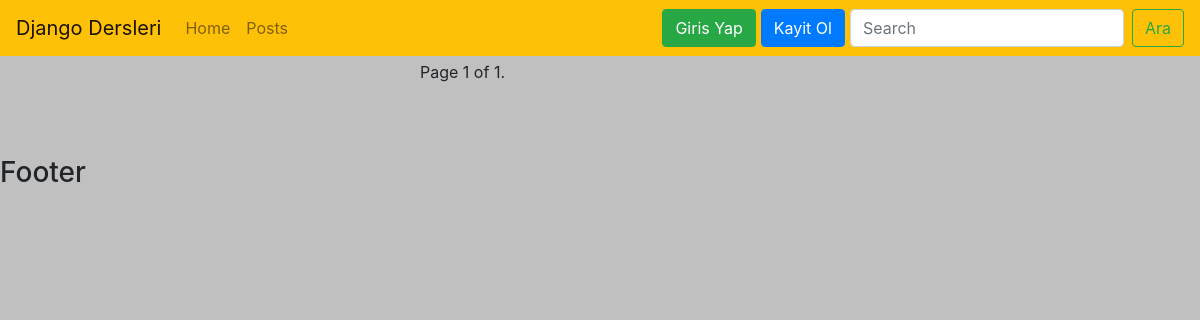
The app's page /post/index/, older data.
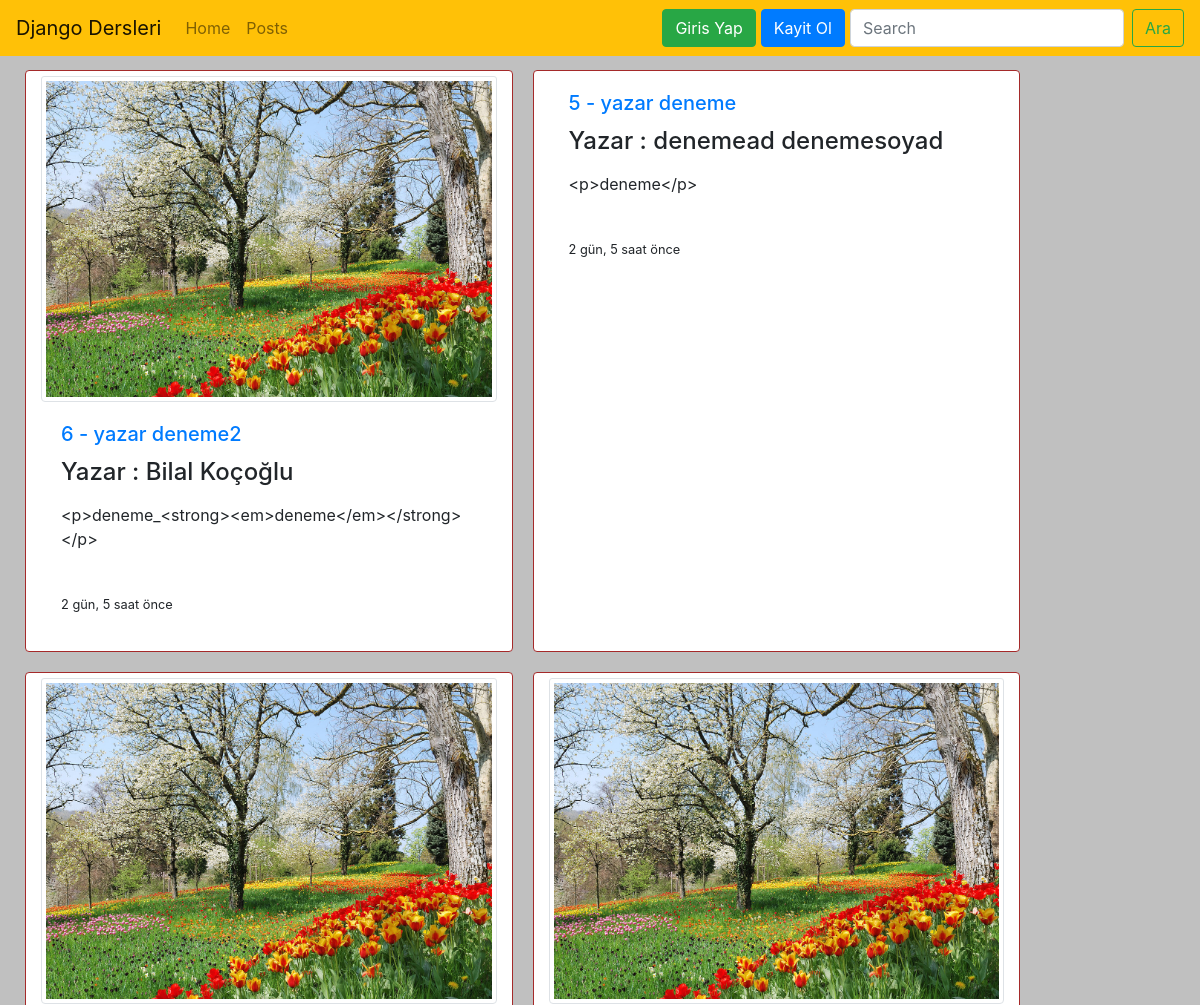
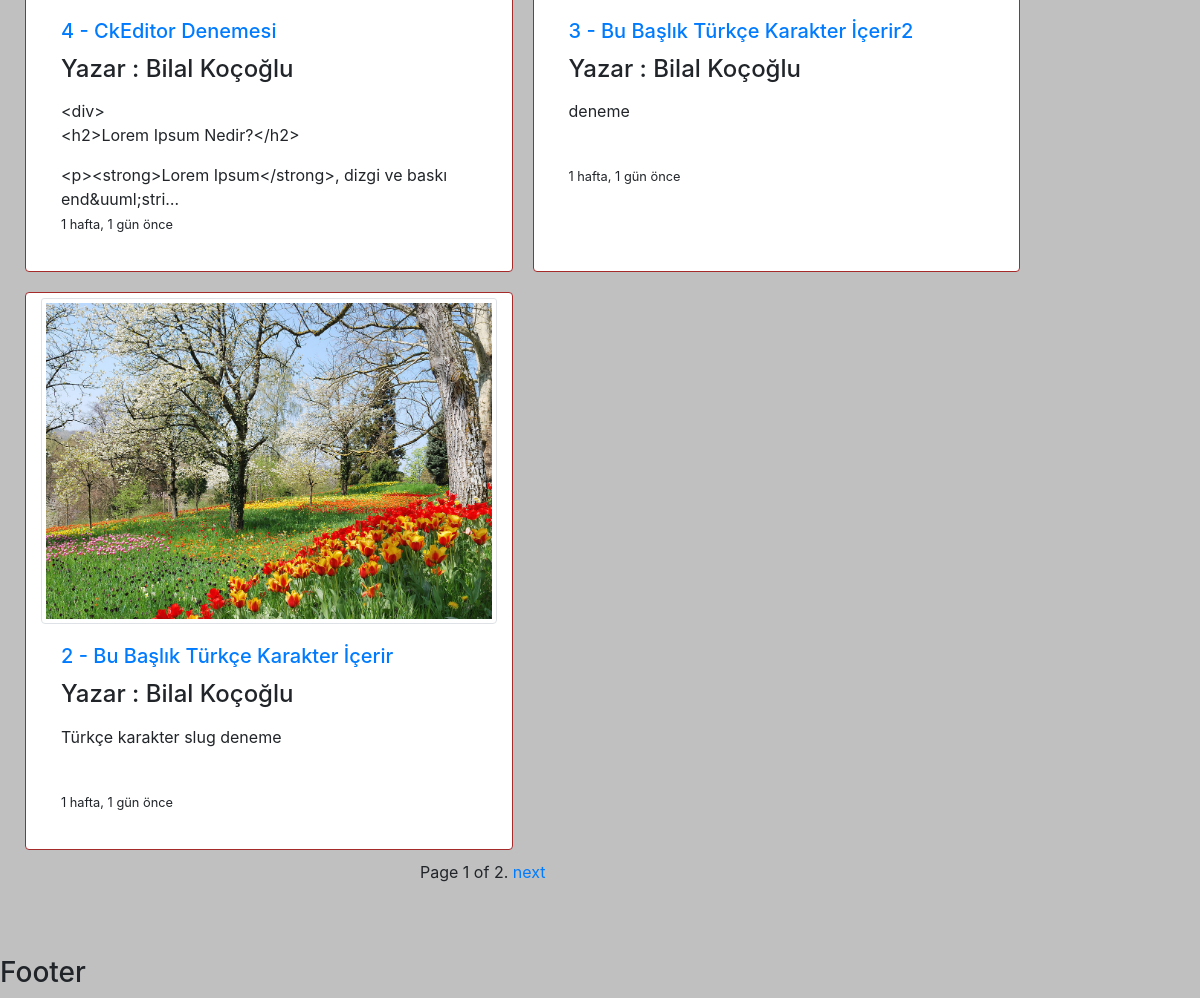
The same page, newer data (2 pictures, top to bottom).
### post/models.py (models this page shows, shortened)
class Post(models.Model):   #extends islemi yapildi.
    user = models.ForeignKey('auth.User', verbose_name='Yazar',related_name='posts')
    title = models.CharField(max_length=120, verbose_name='Baslik')   #Char Field icin mutlaka max lenght belirtilmeli
    content = RichTextField(verbose_name='Icerik')
    publishing_date = models.DateTimeField(verbose_name='Yayinlanma Tarihi', auto_now_add=True)
    image = models.ImageField(null=True, blank=True)
    slug = models.SlugField(unique=True, editable=False, max_length=130)
    def get_absolute_url(self):
        return reverse('post:detail', kwargs={'slug': self.slug})
    class Meta:
        ordering = ['-publishing_date','id']

### post/views.py (the view)
def post_index(request):
    post_list = Post.objects.all()
    query = request.GET.get('q')
    if query:
        post_list = post_list.filter( Q(title__icontains=query) |
                                      Q(content__icontains=query) |
                                      Q(user__first_name__icontains=query) |
                                      Q(user__last_name__icontains=query)
                                      ).distinct()
    paginator = Paginator(post_list, 5)
    page = request.GET.get('page')
    try:
        posts = paginator.page(page)
    except PageNotAnInteger:
        posts = paginator.page(1)
    except EmptyPage:
        posts = paginator.page(paginator.num_pages)
    context = {
        'posts' : posts
    }
    return render(request, 'post/index.html', context)

### templates/post/index.html (shortened to what this page needs)
{% extends 'base.html' %}
{% block body %}
    <div class="container-fluid">
        <div class="row">
    {% for post in posts %}
        <div class="card col-md-5" style="margin: 10px; border: 1px solid brown">
          {% if post.image %}
            <img src="{{ post.image.url }}" class="card-img-top img-thumbnail" style="margin-top: 5px;"  alt="post image">
          {% endif %}
          <div class="card-body">
            <h5 class="card-title">
                <a href="{{ post.get_absolute_url }}">{{ post.id }} - {{ post.title }}</a>
            </h5>
            <h4>Yazar : {{ post.user.get_full_name }}</h4>
            <p class="card-text">{{ post.content|linebreaks|truncatechars:150 }}<br><small>{{ post.publishing_date|timesince }} önce</small></p>
          </div>
        </div>
    {% endfor %}
        </div>
    <div class="row">
        <div class="col-4"></div>
        <div class="col-4">
            <div class="pagination">
                <span class="step-links">
                    <span class="current">
                        Page {{ posts.number }} of {{ posts.paginator.num_pages }}.
                    </span>
                    {% if posts.has_next %}
                        <a href="?page={{ posts.next_page_number }}{% if request.GET.q %}&q={{ request.GET.q }}{% endif %}">next</a>
                    {% endif %}
                </span>
            </div>
        </div>
        <div class="col-4"></div>
    </div>
    </div>
{% endblock %}

### templates/base.html (shortened to what this page needs)
{% load static %}
<!DOCTYPE html>
<html lang="en">
<head>
    <link rel="stylesheet" href="{% static 'css/style.css' %}">
    <link rel="stylesheet" href="{% static 'css/bootstrap.min.css' %}">
</head>
<body>
    {% include 'header.html' %}
    <div class="container-fluid" style="margin-top: 60px;">
        {% block body %}
        {% endblock %}
    </div>
    <br><br><br>
    <H3>Footer</H3>
</body>
</html>

### templates/header.html (shortened to what this page needs)
<div class="container-fluid">
    <nav class="navbar navbar-expand-lg fixed-top navbar-light bg-warning">
      <a class="navbar-brand" href="{% url 'home' %}">Django Dersleri</a>
      <div class="collapse navbar-collapse" id="navbarSupportedContent">
        <ul class="navbar-nav mr-auto">
          <li class="nav-item">
            <a class="nav-link" href="{% url 'home' %}">Home <span class="sr-only">(current)</span></a>
          </li>
          <li class="nav-item">
            <a class="nav-link" href="{% url 'post:index' %}">Posts</a>
          </li>
        </ul>
          {% if not request.user.is_authenticated %}
              <a class="btn btn-success" href="{% url 'accounts:login' %}">Giris Yap</a>
              <a class="btn btn-primary" style="margin-left: 5px; margin-right: 5px;" href="{% url 'accounts:register' %}">Kayit Ol</a>
        {% endif %}
          <form class="form-inline my-2 my-lg-0" method="GET" action="{% url 'post:index' %}">
          <input class="form-control mr-sm-2" name="q" type="search" placeholder="Search" aria-label="Search" value="{{ request.GET.q }}">
          <button class="btn btn-outline-success my-2 my-sm-0" type="submit">Ara</button>
        </form>
      </div>
    </nav>
</div>

### static/css/style.css (style rules this page uses)
body { background-color: silver !important; }

Row changes from the older to the newer data that the page shows:
added Post: image (picture), id "6", title "yazar deneme2", user.get_full_name "Bilal Koçoğlu", content "<p>deneme_<strong><em>deneme</em></strong></p>", publishing_date "2 gün, 5 saat"
added Post: id "5", title "yazar deneme", user.get_full_name "denemead denemesoyad", content "<p>deneme</p>", publishing_date "2 gün, 5 saat"
added Post: image (picture), id "4", title "CkEditor Denemesi", user.get_full_name "Bilal Koçoğlu", content "<div> <h2>Lorem Ipsum Nedir?</h2> <p><strong>Lorem Ipsum</strong>, dizgi ve baskı end&uuml;stri…", publishing_date "1 hafta, 1 gün"
added Post: image (picture), id "3", title "Bu Başlık Türkçe Karakter İçerir2", user.get_full_name "Bilal Koçoğlu", content "deneme", publishing_date "1 hafta, 1 gün"
added Post: image (picture), id "2", title "Bu Başlık Türkçe Karakter İçerir", user.get_full_name "Bilal Koçoğlu", content "Türkçe karakter slug deneme", publishing_date "1 hafta, 1 gün"
Text that changed along with them:
{{ posts.paginator.num_pages }}: "1" → "2"
text now shown: "next"
